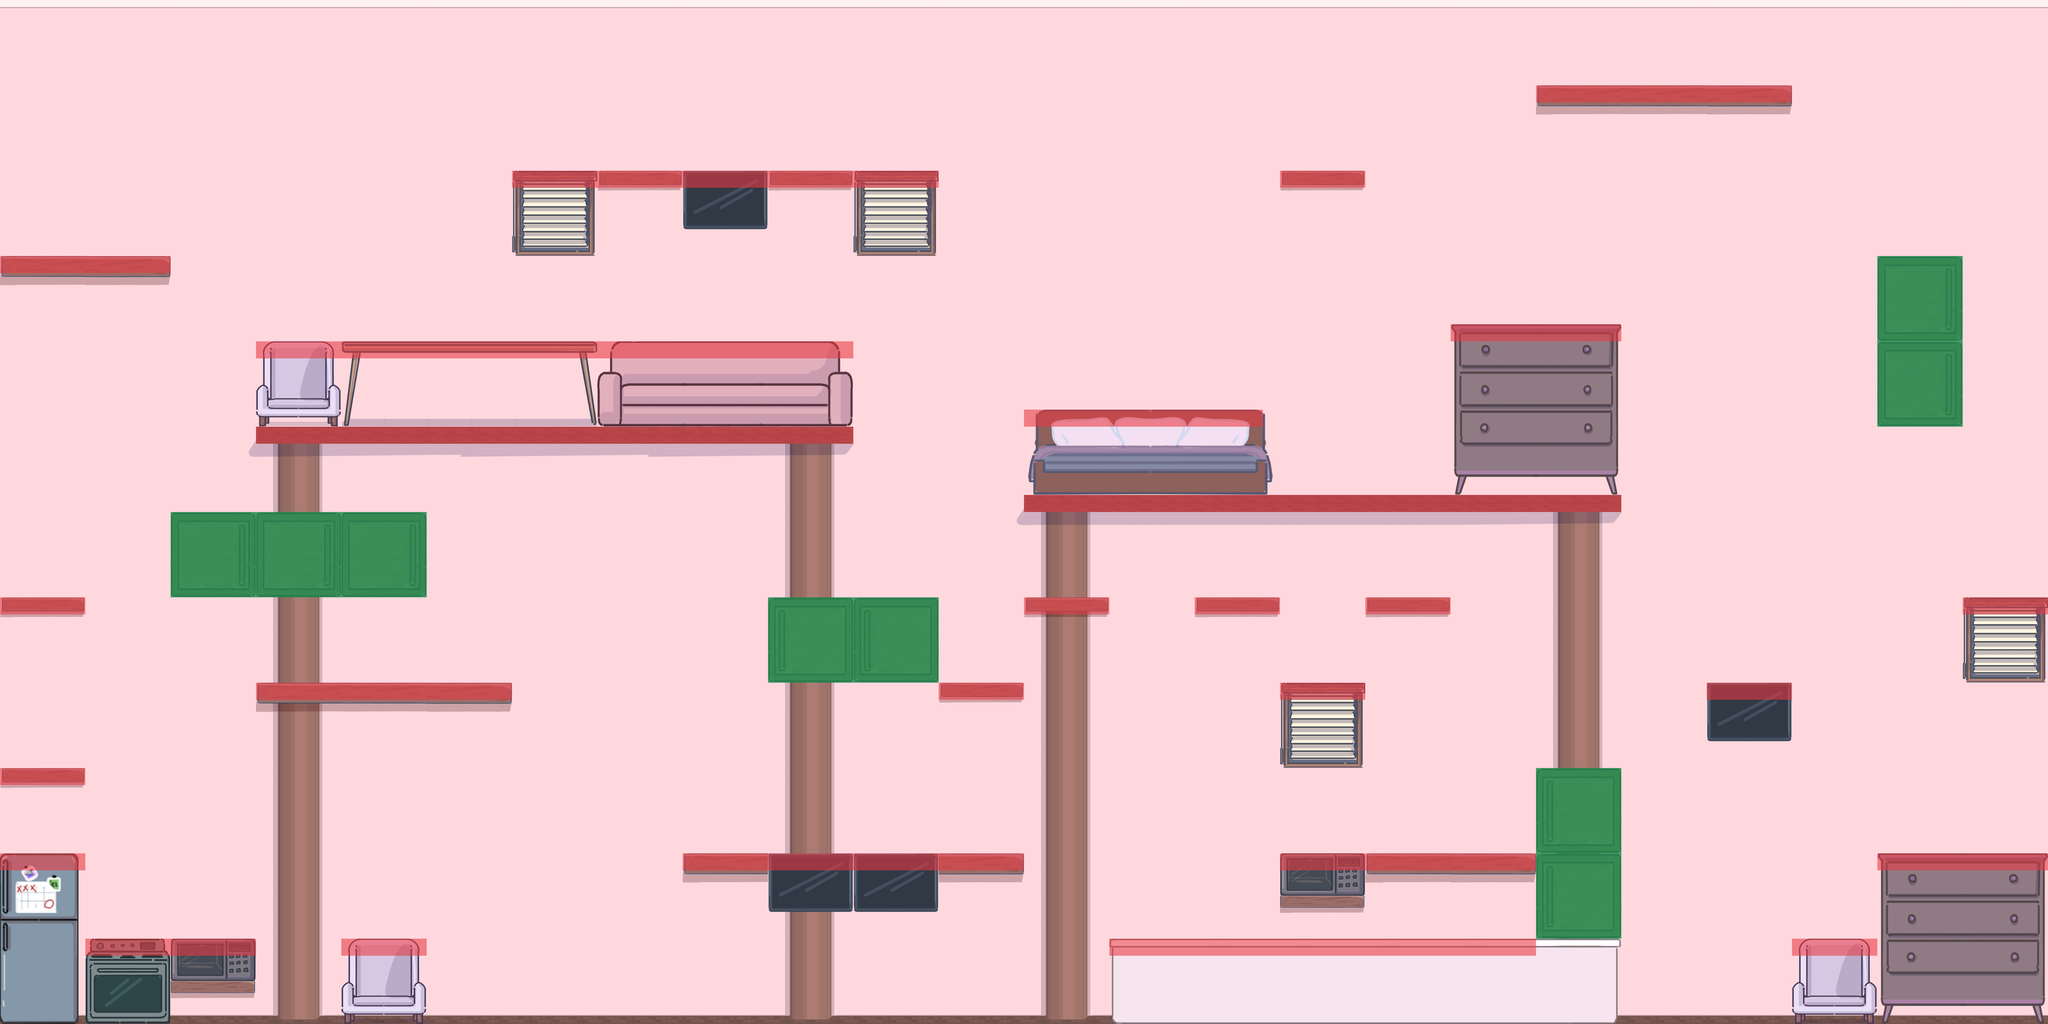

This is a level from a 2D game, rendered from its Tiled map with the project's own tilesets. A one-line summary and the map file follow, with tile-layer data summarised:
An orthogonal 120x60 tile map with 75x75 px tiles, 4 tile layers (bkgLayer, shadowLayer, furnitureLayer, collisionLayer), 4 tilesets and 76 objects (60x obj, 9x wall, 4x big, spawn).

<map version="1.5" tiledversion="1.6.0" orientation="orthogonal" renderorder="right-down" width="120" height="60" tilewidth="75" tileheight="75" infinite="0" nextlayerid="7" nextobjectid="79">
 <editorsettings>
  <export target="tm_level.json" format="json" />
 </editorsettings>
 <tileset firstgid="1" name="ts_collision" tilewidth="75" tileheight="75" tilecount="2" columns="2">
  <image source="ts_collision.png" width="150" height="75" />
  <tile id="0">
   <objectgroup draworder="index" id="2">
    <object id="3" x="0" y="0" width="75" height="75" />
   </objectgroup>
  </tile>
  <tile id="1">
   <objectgroup draworder="index" id="2">
    <object id="1" x="0" y="0" width="75" height="75" />
   </objectgroup>
  </tile>
 </tileset>
 <tileset firstgid="3" name="ts_wallpaper" tilewidth="75" tileheight="75" tilecount="150" columns="30">
  <image source="ts_wallpaper.png" width="2250" height="375" />
 </tileset>
 <tileset firstgid="153" name="ts_shadows" tilewidth="75" tileheight="75" tilecount="225" columns="25">
  <image source="ts_shadows.png" width="1875" height="725" />
 </tileset>
 <tileset firstgid="378" name="ts_furniture2" tilewidth="75" tileheight="75" tilecount="800" columns="40">
  <image source="ts_furniture2.png" width="3000" height="1500" />
 </tileset>
 <layer id="1" name="bkgLayer" width="120" height="60">
  <data>[7200 cells, 7200 non-empty, 100 distinct tile ids]</data>
 </layer>
 <layer id="6" name="shadowLayer" width="120" height="60">
  <data>[7200 cells, 74 non-empty, 14 distinct tile ids]</data>
 </layer>
 <layer id="2" name="furnitureLayer" width="120" height="60">
  <data>[7200 cells, 1535 non-empty, 665 distinct tile ids]</data>
 </layer>
 <layer id="3" name="collisionLayer" width="120" height="60">
  <data>[7200 cells, 564 non-empty, 2 distinct tile ids]</data>
 </layer>
 <objectgroup id="4" name="objectsLayer">
  <object id="3" name="obj" x="150" y="3600">
   <point />
  </object>
  <object id="4" name="obj" x="225" y="3225">
   <point />
  </object>
  <object id="5" name="obj" x="525" y="3975">
   <point />
  </object>
  <object id="7" name="obj" x="900" y="3975">
   <point />
  </object>
  <object id="8" name="obj" x="1650" y="3975">
   <point />
  </object>
  <object id="9" name="obj" x="1350" y="2850">
   <point />
  </object>
  <object id="10" name="obj" x="1725" y="2850">
   <point />
  </object>
  <object id="11" name="big" x="2100" y="2775">
   <point />
  </object>
  <object id="12" name="obj" x="150" y="2475">
   <point />
  </object>
  <object id="13" name="obj" x="900" y="2100">
   <point />
  </object>
  <object id="14" name="obj" x="1275" y="2100">
   <point />
  </object>
  <object id="15" name="obj" x="1725" y="2100">
   <point />
  </object>
  <object id="16" name="obj" x="600" y="975">
   <point />
  </object>
  <object id="17" name="big" x="150" y="975">
   <point />
  </object>
  <object id="18" name="obj" x="1275" y="1425">
   <point />
  </object>
  <object id="19" name="obj" x="1875" y="1800">
   <point />
  </object>
  <object id="20" name="obj" x="2175" y="1425">
   <point />
  </object>
  <object id="21" name="obj" x="2925" y="1800">
   <point />
  </object>
  <object id="22" name="obj" x="2925" y="1350">
   <point />
  </object>
  <object id="23" name="obj" x="3600" y="1350">
   <point />
  </object>
  <object id="24" name="obj" x="3375" y="1800">
   <point />
  </object>
  <object id="25" name="obj" x="2475" y="525">
   <point />
  </object>
  <object id="26" name="obj" x="3075" y="525">
   <point />
  </object>
  <object id="27" name="obj" x="3600" y="525">
   <point />
  </object>
  <object id="28" name="obj" x="3975" y="525">
   <point />
  </object>
  <object id="30" name="obj" x="3525" y="2475">
   <point />
  </object>
  <object id="31" name="obj" x="3900" y="2475">
   <point />
  </object>
  <object id="32" name="obj" x="4350" y="2850">
   <point />
  </object>
  <object id="33" name="obj" x="4725" y="2475">
   <point />
  </object>
  <object id="34" name="obj" x="5400" y="2475">
   <point />
  </object>
  <object id="35" name="obj" x="3225" y="3600">
   <point />
  </object>
  <object id="36" name="obj" x="3750" y="3600">
   <point />
  </object>
  <object id="37" name="obj" x="4275" y="3600">
   <point />
  </object>
  <object id="38" name="obj" x="2475" y="4350">
   <point />
  </object>
  <object id="39" name="obj" x="3075" y="4350">
   <point />
  </object>
  <object id="40" name="obj" x="3600" y="4350">
   <point />
  </object>
  <object id="41" name="obj" x="4350" y="4350">
   <point />
  </object>
  <object id="42" name="obj" x="5175" y="3975">
   <point />
  </object>
  <object id="43" name="obj" x="5775" y="3975">
   <point />
  </object>
  <object id="44" name="obj" x="6300" y="3975">
   <point />
  </object>
  <object id="45" name="obj" x="6600" y="3975">
   <point />
  </object>
  <object id="46" name="obj" x="6975" y="3225">
   <point />
  </object>
  <object id="47" name="obj" x="6525" y="3600">
   <point />
  </object>
  <object id="48" name="obj" x="6000" y="3600">
   <point />
  </object>
  <object id="49" name="obj" x="5775" y="2850">
   <point />
  </object>
  <object id="50" name="obj" x="6225" y="2550">
   <point />
  </object>
  <object id="51" name="obj" x="5925" y="1950">
   <point />
  </object>
  <object id="52" name="obj" x="5100" y="2025">
   <point />
  </object>
  <object id="53" name="obj" x="4650" y="1575">
   <point />
  </object>
  <object id="54" name="obj" x="5250" y="1650">
   <point />
  </object>
  <object id="55" name="obj" x="6675" y="1275">
   <point />
  </object>
  <object id="56" name="obj" x="6975" y="1950">
   <point />
  </object>
  <object id="57" name="obj" x="7650" y="2850">
   <point />
  </object>
  <object id="58" name="big" x="8850" y="2325">
   <point />
  </object>
  <object id="59" name="obj" x="8475" y="975">
   <point />
  </object>
  <object id="60" name="obj" x="7650" y="225">
   <point />
  </object>
  <object id="61" name="obj" x="7050" y="225">
   <point />
  </object>
  <object id="62" name="big" x="5775" y="450">
   <point />
  </object>
  <object id="63" name="obj" x="5550" y="4350">
   <point />
  </object>
  <object id="64" name="obj" x="6825" y="4350">
   <point />
  </object>
  <object id="65" name="obj" x="8850" y="4275">
   <point />
  </object>
  <object id="66" name="obj" x="8025" y="3975">
   <point />
  </object>
  <object id="67" name="obj" x="8550" y="3525">
   <point />
  </object>
  <object id="68" name="obj" x="8850" y="3525">
   <point />
  </object>
  <object id="69" name="spawn" x="2100" y="4275">
   <point />
  </object>
  <object id="70" name="wall" x="2775" y="3375">
   <point />
  </object>
  <object id="71" name="wall" x="2625" y="2325">
   <point />
  </object>
  <object id="72" name="wall" x="7725" y="1275">
   <point />
  </object>
  <object id="73" name="wall" x="4575" y="525">
   <point />
  </object>
  <object id="74" name="wall" x="5175" y="525">
   <point />
  </object>
  <object id="75" name="wall" x="1125" y="825">
   <point />
  </object>
  <object id="76" name="wall" x="1725" y="600">
   <point />
  </object>
  <object id="77" name="wall" x="2325" y="3975">
   <point />
  </object>
  <object id="78" name="wall" x="7950" y="2400">
   <point />
  </object>
 </objectgroup>
</map>
